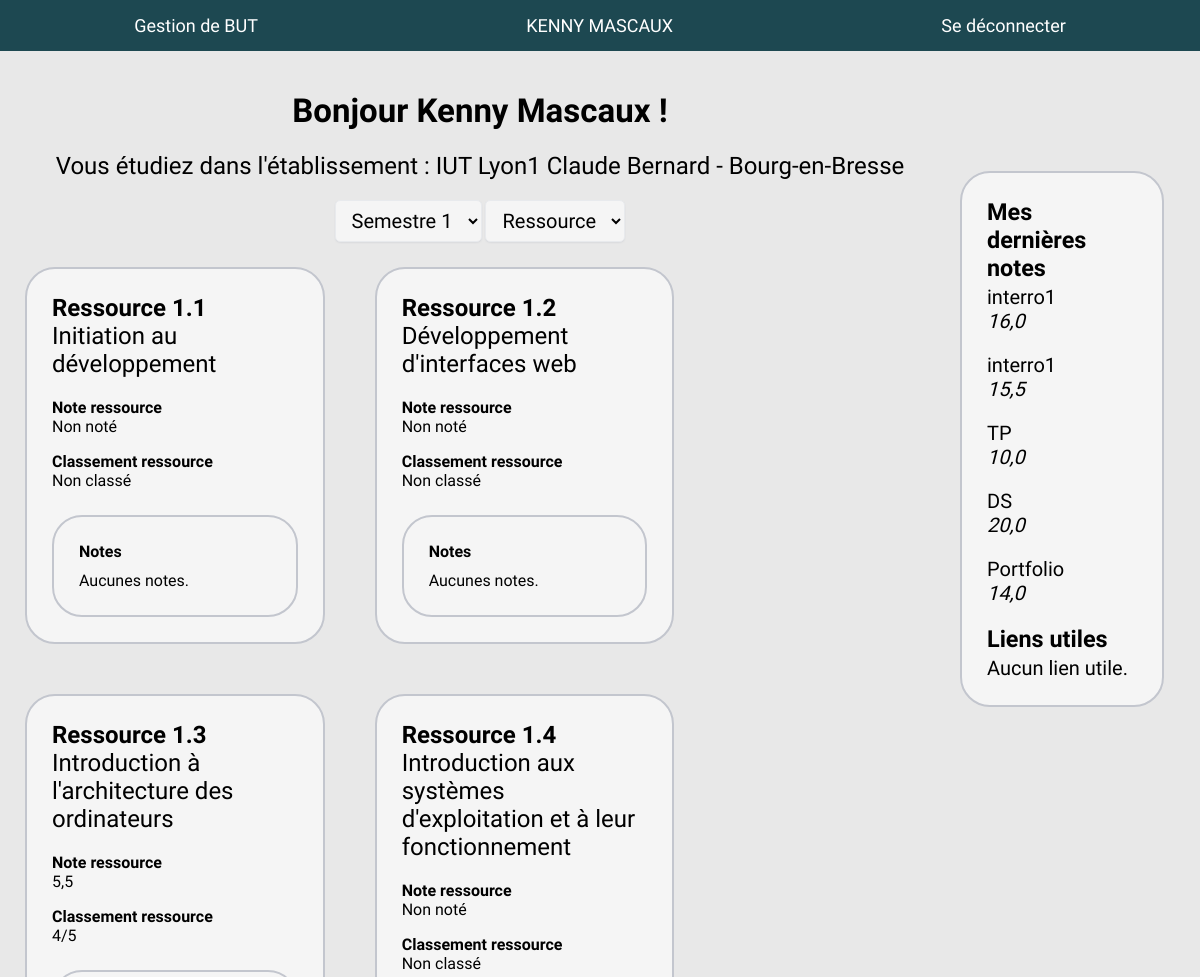
Page /student/ (signed in, upper part) on the earlier database version.
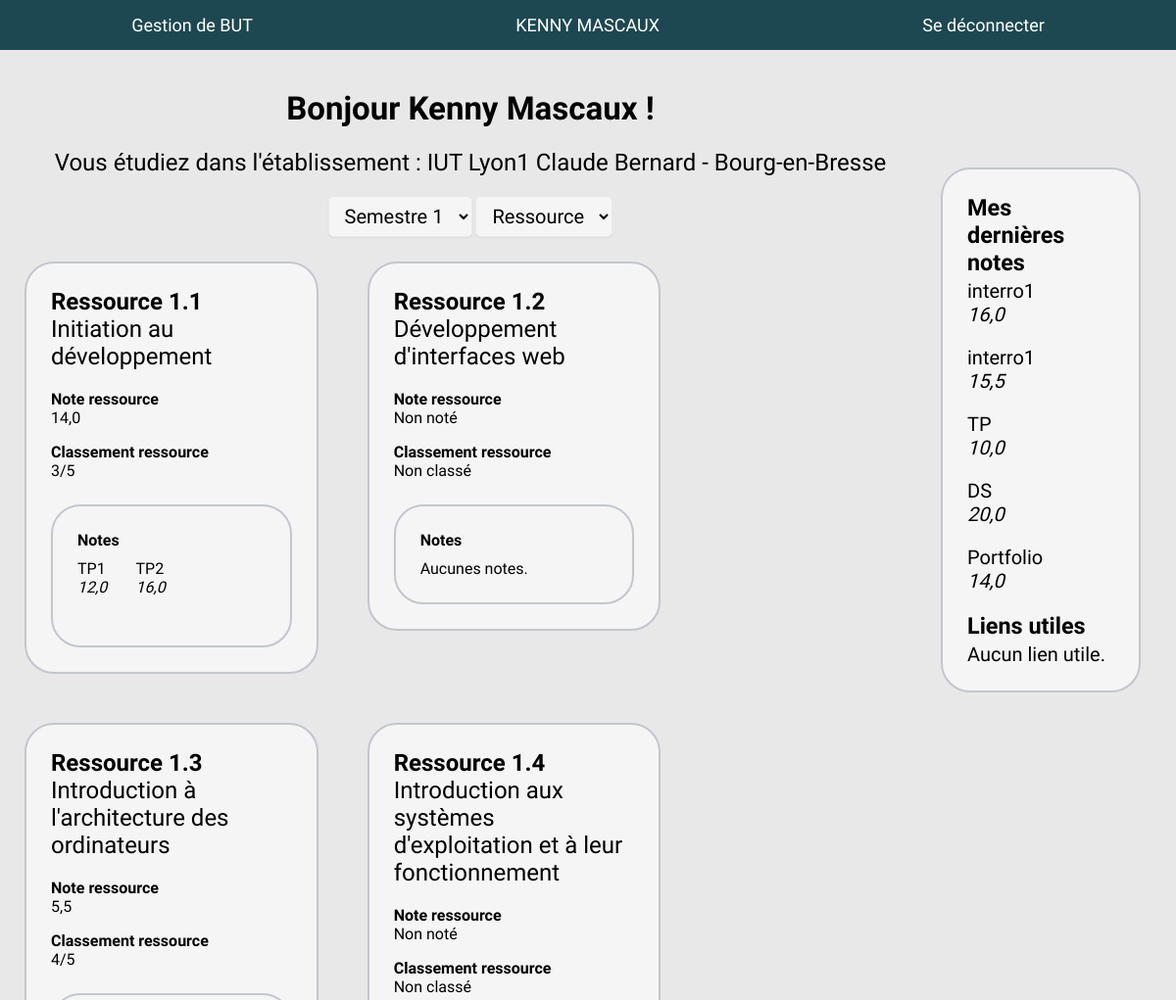
Same page on the later database version.
### main/models.py (models this page shows, shortened)
class Resource(models.Model):
    number = models.IntegerField(default=None, blank=False, null=True)
    name = models.CharField(max_length=50)
    semester = models.ForeignKey(Semester, on_delete=models.CASCADE, default=None, blank=False, null=True)
    ues = models.ManyToManyField(UE, related_name="resources")
    def __str__(self):
        return f"Ressource {self.semester.number}.{self.number}"
    def getEvaluations(self):
        return Evaluation.objects.filter(resource=self)
    def getNote(self, student):
        nb, sum = 0, 0
        for evaluation in self.getEvaluations():
            note = evaluation.getNote(student)
            if note != None:
                sum += note * evaluation.coef
                nb += evaluation.coef
        return round(sum / nb, 2) if nb > 0 else None
    def getRanking(self, student):
        notes = {}
        for s in student.department.getStudents():
            note = self.getNote(s)
            if note != None:
                notes[s] = note
        if len(notes) > 0:
            notes = dict(sorted(notes.items(), key=lambda notes:notes[1], reverse=True))
            try:
                index = list(notes.keys()).index(student)
                return str(index + 1) + "/" + str(len(notes))
            except ValueError:
                return None
        return None

class Semester(models.Model):
    number = models.IntegerField(default=None, blank=False, null=True)
    department = models.ForeignKey(Department, on_delete=models.CASCADE, default=None, blank=False, null=True)
    def __str__(self):
        return "Semestre " + str(self.number)
    def getResources(self):
        return Resource.objects.filter(semester=self).order_by("number")
    def getUEs(self):
        ues = []								# Liste de retour
        for resource in self.getResources():	# Loop les ressources du semestre
            for ue in resource.ues.all():			# Loop les UEs associés
                if ue not in ues:						# Check pour l'insertion unique d'UE
                    ues.append(ue)							# Insert l'UE dans la liste
        return ues

class Grade(models.Model):
    evaluation = models.ForeignKey(Evaluation, on_delete=models.CASCADE, default=None, blank=False, null=True)
    student = models.ForeignKey(Student, on_delete=models.CASCADE, default=None, blank=False, null=True)
    note = models.FloatField(default=0, blank=False, null=False)
    def __str__(self):
        return self.evaluation.name

class Evaluation(models.Model):
    name = models.CharField(max_length=50)
    professor = models.ForeignKey(Professor, on_delete=models.CASCADE, default=None, blank=False, null=True)
    resource = models.ForeignKey(Resource, on_delete=models.CASCADE, default=None, blank=False, null=True)
    group = models.ForeignKey(Group, on_delete=models.DO_NOTHING, default=None, blank=False, null=True)
    date = models.DateTimeField(default=now)
    max_note = models.IntegerField(default=20, blank=True, null=False)
    coef = models.FloatField(default=1, blank=True, null=False)
    def getGrade(self, student):
        return Grade.objects.filter(evaluation=self, student=student).first()
    def getNote(self, student):
        grade = self.getGrade(student)
        if grade == None:
            return None
        return grade.note

### student/views.py (the view)
# urls.py: path('', index, name="index"),
@login_required
def index(request):
    user = request.user
    student = isStudent(user)
    if student == None:
        return redirect("login")
    department = student.department
    student_view = {}
    for semester in department.getSemesters():
        student_view[semester] = {}, {}
        for resource in semester.getResources():
            student_view[semester][0][resource] = {}, resource.getNote(student), resource.getRanking(student)
            for evaluation in resource.getEvaluations():
                student_view[semester][0][resource][0][evaluation] = evaluation.getNote(student)
        for ue in semester.getUEs():
            student_view[semester][1][ue] = {}, ue.getNote(student), ue.getRanking(student)
            for resource in ue.getResources():
                student_view[semester][1][ue][0][resource] = {}
                for evaluation in resource.getEvaluations():
                    student_view[semester][1][ue][0][resource][evaluation] = evaluation.getNote(student)
    return render(
        request,
        "s_index.html",
        context = {
            "establishment": department.establishment,
            "student_view": student_view,
            "lastGrades": student.getLastGrades(5),
            "validate": department.validateYear(student),
            "usefulLinks": department.getUsefulLinks(),
        }
    )

### main/models.py (called while the page is built)
    def __str__(self):
        return self.name

    def validateYear(self, student):
        mcg = self.min_competence_grade
        mcr = self.min_competence_required
        if mcg == None or mcr == None:
            return None
        grade_sup_to_min = True
        required_to_min = 0
        for competence in self.getCompetences():
            note = competence.getNote(student)
            if note != None:
                grade_sup_to_min = grade_sup_to_min and note > mcg
                if note >= 10:
                    required_to_min += 1
        return grade_sup_to_min and required_to_min >= mcr

    def getCompetences(self):
        return Competence.objects.filter(department=self).order_by("number")

    def getSemesters(self):
        return Semester.objects.filter(department=self).order_by("number")

    def getStudents(self):
        return Student.objects.filter(department=self)

    def getUsefulLinks(self):
        return UsefulLink.objects.filter(department=self).order_by("name")

    def getUEs(self):
        return UE.objects.filter(competence=self).order_by("number")

    def getResources(self):
        return Resource.objects.filter(ues=self).order_by("number")

### student/templates/s_index.html (shortened to what this page needs)
{% extends 'head.html' %}
{% load static %}
{% block content %}
<div class="wrapper left-side">
    <h1>Bonjour {{ user.last_name }} {{ user.first_name }} !</h1>
    <h2>Vous étudiez dans l'établissement : {{ establishment }}</h2>
    <div class="selections">
        <select id="semesterSelection" name="semestre">
            {% for semester in student_view.keys %}
            <option value="{{ semester.id }}">{{ semester }}</option>
            {% endfor %}
        </select>
        <select id="viewSelection" name="view">
            <option value="resource">Ressource</option>
        </select>
    </div>
    <div class="content">
        {% for semester, resources_ues in student_view.items %}
        <div class="semester {{ semester.id }}">
            {% for resource, evaluations in resources_ues.0.items %}
            <div class="resource styled-card hoverable">
                <form class="auto" action="{% url 'student:resource' semester_id=semester.id resource_id=resource.id %}" method="post">
                    <h2><strong>{{ resource }}</strong><br>{{ resource.name }}</h2>
                    <p><strong>Note ressource</strong><br>{{ evaluations.1|default_if_none:"Non noté" }}</p>
                    <p><strong>Classement ressource</strong><br>{{ evaluations.2|default_if_none:"Non classé" }}</p>
                    <div class="styled-card evaluations">
                        <div class="title">Notes</div>
                        {% if not evaluations.0 %}
                        Aucunes notes.
                        {% else %}
                        <div class="carousel">
                            {% for evaluation, note in evaluations.0.items %}
                            <div class="evaluation carousel-item">
                                {{ evaluation.name }}
                                <br>
                                <em>{{ note|default_if_none:"Non noté" }}</em>
                            </div>
                            {% endfor %}
                        </div>
                        {% endif %}
                    </div>
                </form>
            </div>
            {% endfor %}
        </div>
        {% endfor %}
    </div>
</div>
<aside>
    <div class="aside-container styled-card">
        <div class="notes">
            <h3>Mes dernières notes</h3>
            {% if not lastGrades %}
            <p>Aucune note.</p>
            {% else %}
            {% for grade in lastGrades %}
            <div class="note">
                <p>{{ grade }}<br><em>{{ grade.note }}</em></p>
            </div>
            {% endfor %}
            {% endif %}
        </div>
        <div class="links">
            <h3>Liens utiles</h3>
            {% if not usefulLinks %}
            Aucun lien utile.
            {% endif %}
        </div>
    </div>
</aside>
{% endblock %}

Differences in the rows shown:
shown differently, row unchanged: Resource "Ressource 1.1": evaluations "Non noté" → "14,0"; evaluations "Non classé" → "3/5"; no longer shows "Aucunes notes."
added Evaluation: name "TP1", note "12,0", shown under Resource "Ressource 1.1"
added Evaluation: name "TP2", note "16,0", shown under Resource "Ressource 1.1"
